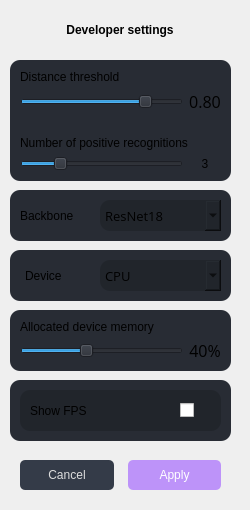
                        <widget class="QWidget" name="for_developers">
                         <widget class="QLabel" name="label_19">
                          <property name="geometry">
                           <rect>
                            <x>0</x>
                            <y>0</y>
                            <width>240</width>
                            <height>61</height>
                           </rect>
                          </property>
                          <property name="styleSheet">
                           <string notr="true">font: 14pt &quot;Open Sans&quot;;
</string>
                          </property>
                          <property name="text">
                           <string>&lt;html&gt;&lt;head/&gt;&lt;body&gt;&lt;p&gt;&lt;span style=&quot; font-weight:600;&quot;&gt;Developer settings&lt;/span&gt;&lt;/p&gt;&lt;/body&gt;&lt;/html&gt;</string>
                          </property>
                          <property name="scaledContents">
                           <bool>false</bool>
                          </property>
                          <property name="alignment">
                           <set>Qt::AlignCenter</set>
                          </property>
                          <property name="wordWrap">
                           <bool>true</bool>
                          </property>
                          <property name="margin">
                           <number>15</number>
                          </property>
                          <property name="openExternalLinks">
                           <bool>false</bool>
                          </property>
                         </widget>
                         <widget class="QWidget" name="layoutWidget_2">
                          <property name="geometry">
                           <rect>
                            <x>0</x>
                            <y>440</y>
                            <width>241</width>
                            <height>61</height>
                           </rect>
                          </property>
                          <layout class="QHBoxLayout" name="horizontalLayout_15" stretch="1,1">
                           <property name="spacing">
                            <number>14</number>
                           </property>
                           <property name="leftMargin">
                            <number>20</number>
                           </property>
                           <property name="topMargin">
                            <number>10</number>
                           </property>
                           <property name="rightMargin">
                            <number>20</number>
                           </property>
                           <item>
                            <widget class="QPushButton" name="dev_setting_cancel">
                             <property name="sizePolicy">
                              <sizepolicy hsizetype="Preferred" vsizetype="Fixed">
                               <horstretch>0</horstretch>
                               <verstretch>0</verstretch>
                              </sizepolicy>
                             </property>
                             <property name="minimumSize">
                              <size>
                               <width>80</width>
                               <height>30</height>
                              </size>
                             </property>
                             <property name="layoutDirection">
                              <enum>Qt::LeftToRight</enum>
                             </property>
                             <property name="autoFillBackground">
                              <bool>false</bool>
                             </property>
                             <property name="styleSheet">
                              <string notr="true">QPushButton {
background-color: rgb(52, 59, 72);
color: rgb(221, 221, 221);
border-radius: 5px;
padding: 5px 10px;
border: none;
text-align: center;
}

QPushButton:hover {
background-color: rgb(57, 65, 80);
}

QPushButton:pressed {
background-color: rgb(33, 37, 43);
}</string>
                             </property>
                             <property name="text">
                              <string>Cancel</string>
                             </property>
                            </widget>
                           </item>
                           <item>
                            <widget class="QPushButton" name="dev_setting_apply">
                             <property name="sizePolicy">
                              <sizepolicy hsizetype="Preferred" vsizetype="Fixed">
                               <horstretch>0</horstretch>
                               <verstretch>0</verstretch>
                              </sizepolicy>
                             </property>
                             <property name="minimumSize">
                              <size>
                               <width>80</width>
                               <height>30</height>
                              </size>
                             </property>
                             <property name="styleSheet">
                              <string notr="true">/* Кнопка подтверждения (OK) */
QPushButton {
background-color: rgb(189, 147, 249);
color: rgb(255, 255, 255);
border-radius: 5px;
padding: 5px 10px;
border: none;
text-align: center;
}
QPushButton:hover {
background-color: rgb(164, 118, 233);
}

QPushButton:pressed {
background-color: rgb(139, 88, 217);
}</string>
                             </property>
                             <property name="text">
                              <string>Apply</string>
                             </property>
                            </widget>
                           </item>
                          </layout>
                         </widget>
                         <widget class="QWidget" name="widget" native="true">
                          <property name="geometry">
                           <rect>
                            <x>10</x>
                            <y>60</y>
                            <width>221</width>
                            <height>121</height>
                           </rect>
                          </property>
                          <property name="styleSheet">
                           <string notr="true">border-radius: 10px;
background-color: rgb(40, 44, 52);</string>
                          </property>
                          <widget class="QWidget" name="layoutWidget">
                           <property name="geometry">
                            <rect>
                             <x>10</x>
                             <y>10</y>
                             <width>201</width>
                             <height>101</height>
                            </rect>
                           </property>
                           <layout class="QGridLayout" name="gridLayout_8">
                            <item row="4" column="1">
                             <widget class="QLabel" name="dev_setting_number_lbl">
                              <property name="styleSheet">
                               <string notr="true">font: 12pt &quot;Open Sans&quot;;</string>
                              </property>
                              <property name="text">
                               <string>3</string>
                              </property>
                              <property name="alignment">
                               <set>Qt::AlignCenter</set>
                              </property>
                             </widget>
                            </item>
                            <item row="2" column="0" colspan="2">
                             <spacer name="verticalSpacer_8">
                              <property name="orientation">
                               <enum>Qt::Vertical</enum>
                              </property>
                              <property name="sizeHint" stdset="0">
                               <size>
                                <width>20</width>
                                <height>40</height>
                               </size>
                              </property>
                             </spacer>
                            </item>
                            <item row="1" column="1">
                             <widget class="QLabel" name="dev_setting_distance_lbl">
                              <property name="font">
                               <font>
                                <family>Open Sans</family>
                                <pointsize>12</pointsize>
                                <weight>50</weight>
                                <italic>false</italic>
                                <bold>false</bold>
                               </font>
                              </property>
                              <property name="styleSheet">
                               <string notr="true">font: 12pt &quot;Open Sans&quot;;</string>
                              </property>
                              <property name="text">
                               <string>0.80</string>
                              </property>
                              <property name="alignment">
                               <set>Qt::AlignCenter</set>
                              </property>
                             </widget>
                            </item>
                            <item row="3" column="0" colspan="2">
                             <widget class="QLabel" name="label_16">
                              <property name="text">
                               <string>Number of positive recognitions</string>
                              </property>
                             </widget>
                            </item>
                            <item row="4" column="0">
                             <widget class="QSlider" name="dev_setting_number_slider">
                              <property name="maximumSize">
                               <size>
                                <width>170</width>
                                <height>16777215</height>
                               </size>
                              </property>
                              <property name="minimum">
                               <number>1</number>
                              </property>
                              <property name="maximum">
                               <number>10</number>
                              </property>
                              <property name="value">
                               <number>3</number>
                              </property>
                              <property name="orientation">
                               <enum>Qt::Horizontal</enum>
                              </property>
                             </widget>
                            </item>
                            <item row="1" column="0">
                             <widget class="QSlider" name="dev_setting_distance_slider">
                              <property name="maximumSize">
                               <size>
                                <width>170</width>
                                <height>16777215</height>
                               </size>
                              </property>
                              <property name="maximum">
                               <number>1000</number>
                              </property>
                              <property name="value">
                               <number>800</number>
                              </property>
                              <property name="orientation">
                               <enum>Qt::Horizontal</enum>
                              </property>
                             </widget>
                            </item>
                            <item row="0" column="0">
                             <widget class="QLabel" name="label_9">
                              <property name="text">
                               <string>Distance threshold</string>
                              </property>
                             </widget>
                            </item>
                           </layout>
                          </widget>
                         </widget>
                         <widget class="QWidget" name="widget_3" native="true">
                          <property name="geometry">
                           <rect>
                            <x>10</x>
                            <y>190</y>
                            <width>221</width>
                            <height>51</height>
                           </rect>
                          </property>
                          <property name="styleSheet">
                           <string notr="true">border-radius: 10px;
background-color: rgb(40, 44, 52);</string>
                          </property>
                          <widget class="QComboBox" name="dev_setting_backbone">
                           <property name="geometry">
                            <rect>
                             <x>90</x>
                             <y>10</y>
                             <width>121</width>
                             <height>31</height>
                            </rect>
                           </property>
                           <property name="font">
                            <font>
                             <family>Open Sans</family>
                             <pointsize>10</pointsize>
                             <weight>50</weight>
                             <italic>false</italic>
                             <bold>false</bold>
                            </font>
                           </property>
                           <property name="autoFillBackground">
                            <bool>false</bool>
                           </property>
                           <property name="styleSheet">
                            <string notr="true">background-color: rgb(33, 37, 43);</string>
                           </property>
                           <property name="iconSize">
                            <size>
                             <width>16</width>
                             <height>16</height>
                            </size>
                           </property>
                           <property name="frame">
                            <bool>true</bool>
                           </property>
                           <item>
                            <property name="text">
                             <string>ResNet18</string>
                            </property>
                           </item>
                           <item>
                            <property name="text">
                             <string>ResNet34</string>
                            </property>
                           </item>
                           <item>
                            <property name="text">
                             <string>ResNet50</string>
                            </property>
                           </item>
                           <item>
                            <property name="text">
                             <string>ResNet100</string>
                            </property>
                           </item>
                          </widget>
                          <widget class="QLabel" name="label_17">
                           <property name="geometry">
                            <rect>
                             <x>10</x>
                             <y>10</y>
                             <width>71</width>
                             <height>31</height>
                            </rect>
                           </property>
                           <property name="styleSheet">
                            <string notr="true">font: 11pt &quot;Open Sans&quot;;</string>
                           </property>
                           <property name="text">
                            <string>Backbone</string>
                           </property>
                          </widget>
                         </widget>
                         <widget class="QWidget" name="widget_4" native="true">
                          <property name="geometry">
                           <rect>
                            <x>10</x>
                            <y>250</y>
                            <width>221</width>
                            <height>51</height>
                           </rect>
                          </property>
                          <property name="styleSheet">
                           <string notr="true">border-radius: 10px;
background-color: rgb(40, 44, 52);</string>
                          </property>
                          <widget class="QComboBox" name="dev_setting_device">
                           <property name="geometry">
                            <rect>
                             <x>90</x>
                             <y>10</y>
                             <width>121</width>
                             <height>31</height>
                            </rect>
                           </property>
                           <property name="font">
                            <font>
                             <family>Open Sans</family>
                             <pointsize>10</pointsize>
                             <weight>50</weight>
                             <italic>false</italic>
                             <bold>false</bold>
                            </font>
                           </property>
                           <property name="autoFillBackground">
                            <bool>false</bool>
                           </property>
                           <property name="styleSheet">
                            <string notr="true">background-color: rgb(33, 37, 43);</string>
                           </property>
                           <property name="iconSize">
                            <size>
                             <width>16</width>
                             <height>16</height>
                            </size>
                           </property>
                           <property name="frame">
                            <bool>true</bool>
                           </property>
                           <item>
                            <property name="text">
                             <string>CPU</string>
                            </property>
                           </item>
                           <item>
                            <property name="text">
                             <string>GPU (CUDA)</string>
                            </property>
                           </item>
                          </widget>
                          <widget class="QLabel" name="label_20">
                           <property name="geometry">
                            <rect>
                             <x>15</x>
                             <y>10</y>
                             <width>71</width>
                             <height>31</height>
                            </rect>
                           </property>
                           <property name="styleSheet">
                            <string notr="true">font: 11pt &quot;Open Sans&quot;;</string>
                           </property>
                           <property name="text">
                            <string>Device</string>
                           </property>
                          </widget>
                         </widget>
                         <widget class="QWidget" name="widget_5" native="true">
                          <property name="geometry">
                           <rect>
                            <x>10</x>
                            <y>310</y>
                            <width>221</width>
                            <height>61</height>
                           </rect>
                          </property>
                          <property name="styleSheet">
                           <string notr="true">border-radius: 10px;
background-color: rgb(40, 44, 52);</string>
                          </property>
                          <widget class="QWidget" name="layoutWidget_3">
                           <property name="geometry">
                            <rect>
                             <x>10</x>
                             <y>10</y>
                             <width>201</width>
                             <height>41</height>
                            </rect>
                           </property>
                           <layout class="QGridLayout" name="gridLayout_9">
                            <item row="1" column="1">
                             <widget class="QLabel" name="dev_setting_gpu_memory_lbl">
                              <property name="font">
                               <font>
                                <family>Open Sans</family>
                                <pointsize>12</pointsize>
                                <weight>50</weight>
                                <italic>false</italic>
                                <bold>false</bold>
                               </font>
                              </property>
                              <property name="styleSheet">
                               <string notr="true">font: 12pt &quot;Open Sans&quot;;</string>
                              </property>
                              <property name="text">
                               <string>40%</string>
                              </property>
                              <property name="alignment">
                               <set>Qt::AlignCenter</set>
                              </property>
                             </widget>
                            </item>
                            <item row="1" column="0">
                             <widget class="QSlider" name="dev_setting_gpu_memory_slider">
                              <property name="enabled">
                               <bool>true</bool>
                              </property>
                              <property name="maximumSize">
                               <size>
                                <width>170</width>
                                <height>16777215</height>
                               </size>
                              </property>
                              <property name="maximum">
                               <number>1000</number>
                              </property>
                              <property name="value">
                               <number>400</number>
                              </property>
                              <property name="orientation">
                               <enum>Qt::Horizontal</enum>
                              </property>
                             </widget>
                            </item>
                            <item row="0" column="0" colspan="2">
                             <widget class="QLabel" name="label_21">
                              <property name="text">
                               <string>Allocated device memory </string>
                              </property>
                             </widget>
                            </item>
                           </layout>
                          </widget>
                         </widget>
                         <widget class="QWidget" name="widget_6" native="true">
                          <property name="geometry">
                           <rect>
                            <x>10</x>
                            <y>380</y>
                            <width>221</width>
                            <height>61</height>
                           </rect>
                          </property>
                          <property name="styleSheet">
                           <string notr="true">border-radius: 10px;
background-color: rgb(40, 44, 52);</string>
                          </property>
                          <widget class="QLabel" name="label_22">
                           <property name="geometry">
                            <rect>
                             <x>20</x>
                             <y>10</y>
                             <width>71</width>
                             <height>41</height>
                            </rect>
                           </property>
                           <property name="styleSheet">
                            <string notr="true">font: 11pt &quot;Open Sans&quot;;
background-color: rgb(85, 170, 0, 0);</string>
                           </property>
                           <property name="text">
                            <string>Show FPS</string>
                           </property>
                          </widget>
                          <widget class="QWidget" name="widget_7" native="true">
                           <property name="geometry">
                            <rect>
                             <x>10</x>
                             <y>10</y>
                             <width>201</width>
                             <height>41</height>
                            </rect>
                           </property>
                           <property name="styleSheet">
                            <string notr="true">border-radius: 10px;
background-color: rgb(33, 37, 43);</string>
                           </property>
                           <widget class="QCheckBox" name="dev_setting_show_fps">
                            <property name="geometry">
                             <rect>
                              <x>160</x>
                              <y>0</y>
                              <width>131</width>
                              <height>41</height>
                             </rect>
                            </property>
                            <property name="styleSheet">
                             <string notr="true">background-color: rgb(255, 170, ,0,0);</string>
                            </property>
                            <property name="text">
                             <string/>
                            </property>
                           </widget>
                          </widget>
                          <zorder>widget_7</zorder>
                          <zorder>label_22</zorder>
                         </widget>
                         <zorder>widget_3</zorder>
                         <zorder>label_19</zorder>
                         <zorder>layoutWidget_2</zorder>
                         <zorder>widget</zorder>
                         <zorder>widget_4</zorder>
                         <zorder>widget_5</zorder>
                         <zorder>widget_6</zorder>
                        </widget>
